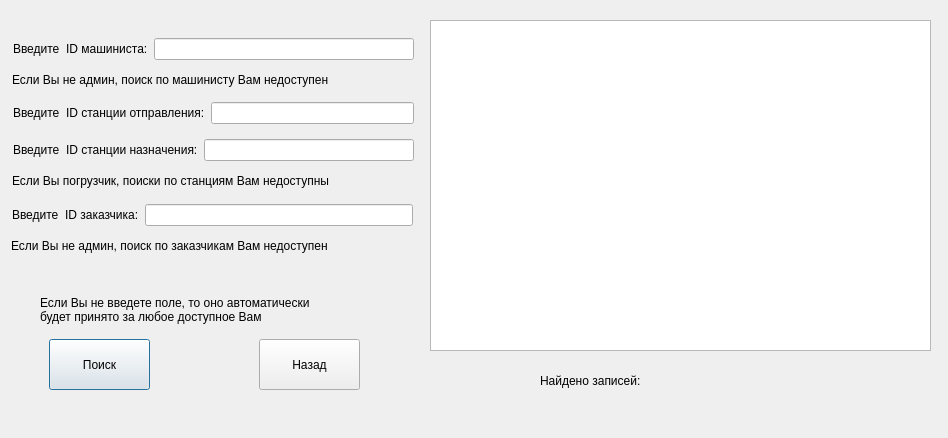
<?xml version="1.0" encoding="UTF-8"?>
<ui version="4.0">
 <class>selectOrders</class>
 <widget class="QDialog" name="selectOrders">
  <property name="geometry">
   <rect>
    <x>0</x>
    <y>0</y>
    <width>948</width>
    <height>438</height>
   </rect>
  </property>
  <property name="windowTitle">
   <string>Dialog</string>
  </property>
  <widget class="QTableWidget" name="tableWidget">
   <property name="geometry">
    <rect>
     <x>430</x>
     <y>20</y>
     <width>501</width>
     <height>331</height>
    </rect>
   </property>
  </widget>
  <widget class="QPushButton" name="pushButton">
   <property name="geometry">
    <rect>
     <x>49</x>
     <y>339</y>
     <width>101</width>
     <height>51</height>
    </rect>
   </property>
   <property name="text">
    <string>Поиск</string>
   </property>
  </widget>
  <widget class="QPushButton" name="pushButton_2">
   <property name="geometry">
    <rect>
     <x>259</x>
     <y>339</y>
     <width>101</width>
     <height>51</height>
    </rect>
   </property>
   <property name="text">
    <string>Назад</string>
   </property>
  </widget>
  <widget class="QWidget" name="layoutWidget">
   <property name="geometry">
    <rect>
     <x>540</x>
     <y>370</y>
     <width>261</width>
     <height>22</height>
    </rect>
   </property>
   <layout class="QHBoxLayout" name="horizontalLayout_4">
    <item>
     <widget class="QLabel" name="label_6">
      <property name="text">
       <string>Найдено записей:</string>
      </property>
     </widget>
    </item>
    <item>
     <widget class="QLabel" name="label_7">
      <property name="text">
       <string/>
      </property>
     </widget>
    </item>
   </layout>
  </widget>
  <widget class="QLabel" name="label_13">
   <property name="geometry">
    <rect>
     <x>40</x>
     <y>290</y>
     <width>334</width>
     <height>40</height>
    </rect>
   </property>
   <property name="text">
    <string>Если Вы не введете поле, то оно автоматически
будет принято за любое доступное Вам</string>
   </property>
  </widget>
  <widget class="QLabel" name="label_5">
   <property name="geometry">
    <rect>
     <x>12</x>
     <y>171</y>
     <width>400</width>
     <height>20</height>
    </rect>
   </property>
   <property name="text">
    <string>Если Вы погрузчик, поиски по станциям Вам недоступны</string>
   </property>
  </widget>
  <widget class="QWidget" name="">
   <property name="geometry">
    <rect>
     <x>12</x>
     <y>200</y>
     <width>401</width>
     <height>30</height>
    </rect>
   </property>
   <layout class="QHBoxLayout" name="horizontalLayout_5">
    <item>
     <widget class="QLabel" name="label_11">
      <property name="text">
       <string>Введите  ID заказчика:</string>
      </property>
     </widget>
    </item>
    <item>
     <widget class="QLineEdit" name="lineEdit_7"/>
    </item>
   </layout>
  </widget>
  <widget class="QLabel" name="label_12">
   <property name="geometry">
    <rect>
     <x>11</x>
     <y>236</y>
     <width>396</width>
     <height>20</height>
    </rect>
   </property>
   <property name="text">
    <string>Если Вы не админ, поиск по заказчикам Вам недоступен</string>
   </property>
  </widget>
  <widget class="QWidget" name="">
   <property name="geometry">
    <rect>
     <x>13</x>
     <y>135</y>
     <width>401</width>
     <height>30</height>
    </rect>
   </property>
   <layout class="QHBoxLayout" name="horizontalLayout_3">
    <item>
     <widget class="QLabel" name="label_4">
      <property name="text">
       <string>Введите  ID станции назначения:</string>
      </property>
     </widget>
    </item>
    <item>
     <widget class="QLineEdit" name="lineEdit_3"/>
    </item>
   </layout>
  </widget>
  <widget class="QLabel" name="label_3">
   <property name="geometry">
    <rect>
     <x>12</x>
     <y>70</y>
     <width>394</width>
     <height>20</height>
    </rect>
   </property>
   <property name="text">
    <string>Если Вы не админ, поиск по машинисту Вам недоступен</string>
   </property>
  </widget>
  <widget class="QWidget" name="">
   <property name="geometry">
    <rect>
     <x>13</x>
     <y>34</y>
     <width>401</width>
     <height>30</height>
    </rect>
   </property>
   <layout class="QHBoxLayout" name="horizontalLayout">
    <item>
     <widget class="QLabel" name="label">
      <property name="text">
       <string>Введите  ID машиниста:</string>
      </property>
     </widget>
    </item>
    <item>
     <widget class="QLineEdit" name="lineEdit"/>
    </item>
   </layout>
  </widget>
  <widget class="QWidget" name="">
   <property name="geometry">
    <rect>
     <x>13</x>
     <y>98</y>
     <width>401</width>
     <height>30</height>
    </rect>
   </property>
   <layout class="QHBoxLayout" name="horizontalLayout_2">
    <item>
     <widget class="QLabel" name="label_2">
      <property name="text">
       <string>Введите  ID станции отправления:</string>
      </property>
     </widget>
    </item>
    <item>
     <widget class="QLineEdit" name="lineEdit_2"/>
    </item>
   </layout>
  </widget>
 </widget>
 <resources/>
 <connections/>
</ui>
